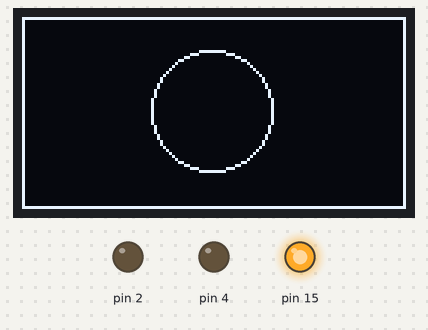
Recording of a sketch running on a simulated Arduino Uno, built with avr-gcc and run on an emulated ATmega328P. Parts: 128×64 one-colour display, output pins drawn as LEDs (lit = HIGH).

Above: at 0.1 s.
At 1.2 s:
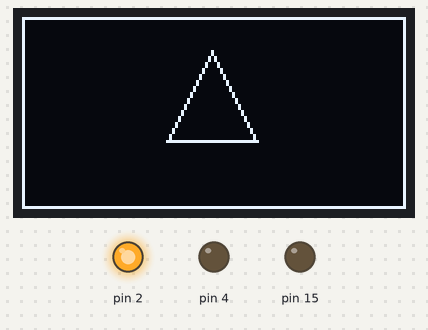
At 2.2 s:
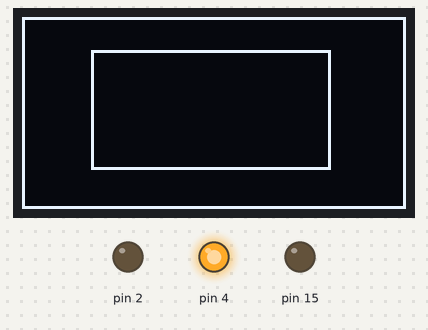
Timing chart, 0 to 130.0 s (numbered marks = the images above):
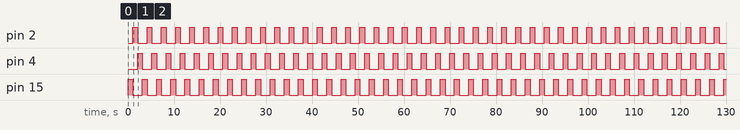

The sketch:

display_096.ino
```cpp
#include <Wire.h>
#include <Adafruit_GFX.h>
#include <Adafruit_SSD1306.h>

Adafruit_SSD1306 display(128, 64, &Wire, -1);

void setup() {
  Serial.begin(115200);

  if(!display.begin(SSD1306_SWITCHCAPVCC, 0x3C)) {
    Serial.println(F("FAILED!!"));

    for(;;);
  }

  display.clearDisplay();

  display.drawLine(0, 0, 0, 63, WHITE);
  display.drawLine(127, 0, 127, 63, WHITE);
  display.drawLine(0, 0, 127, 0, WHITE);
  display.drawLine(0, 63, 128, 63, WHITE);

  display.display();

  pinMode(15, OUTPUT);
  pinMode(2, OUTPUT);
  pinMode(4, OUTPUT);
}

void loop() {
  circle();
  delay(1000);
  triangle();
  delay(1000);
  rectangle();
  delay(1000);
}

void circle() {
  display.clearDisplay();

  digitalWrite(15, HIGH);
  digitalWrite(2, LOW);
  digitalWrite(4, LOW);

  display.drawLine(0, 0, 0, 63, WHITE);
  display.drawLine(127, 0, 127, 63, WHITE);
  display.drawLine(0, 0, 127, 0, WHITE);
  display.drawLine(0, 63, 128, 63, WHITE);

  display.drawCircle(63, 31, 20, WHITE);

  display.display();
}

void triangle() {
  display.clearDisplay();

  digitalWrite(15, LOW);
  digitalWrite(2, HIGH);
  digitalWrite(4, LOW);

  display.drawLine(0, 0, 0, 63, WHITE);
  display.drawLine(127, 0, 127, 63, WHITE);
  display.drawLine(0, 0, 127, 0, WHITE);
  display.drawLine(0, 63, 128, 63, WHITE);

  display.drawTriangle(63, 11, 48, 41, 78, 41, WHITE);

  display.display();
}

void rectangle() {
  display.clearDisplay();

  digitalWrite(15, LOW);
  digitalWrite(2, LOW);
  digitalWrite(4, HIGH);

  display.drawLine(0, 0, 0, 63, WHITE);
  display.drawLine(127, 0, 127, 63, WHITE);
  display.drawLine(0, 0, 127, 0, WHITE);
  display.drawLine(0, 63, 128, 63, WHITE);

  display.drawRect(23, 11, 80, 40, WHITE);

  display.display();
}
```

Measured:
- by itself, pin 2, pin 4, pin 15: alternates HIGH for 1.0 s and LOW for 2.1 s
- by itself, everything shown: repeats every 3.1 s, in 3 steps
- what the display in image 0 shows lasts 1.0 s, from 0.1 s to 1.1 s
